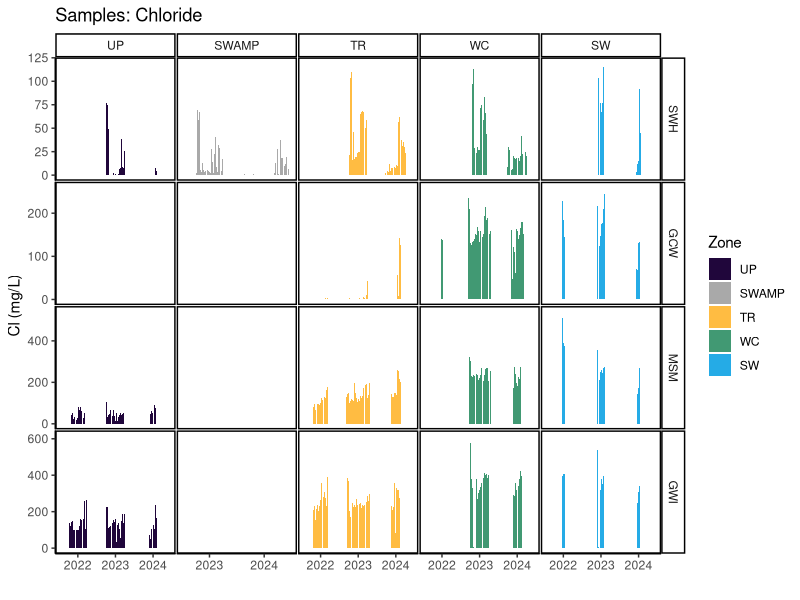
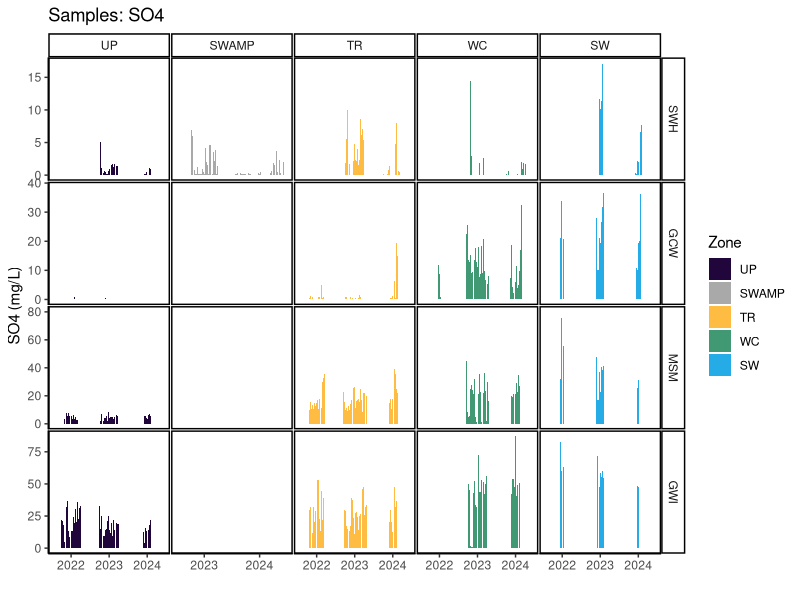
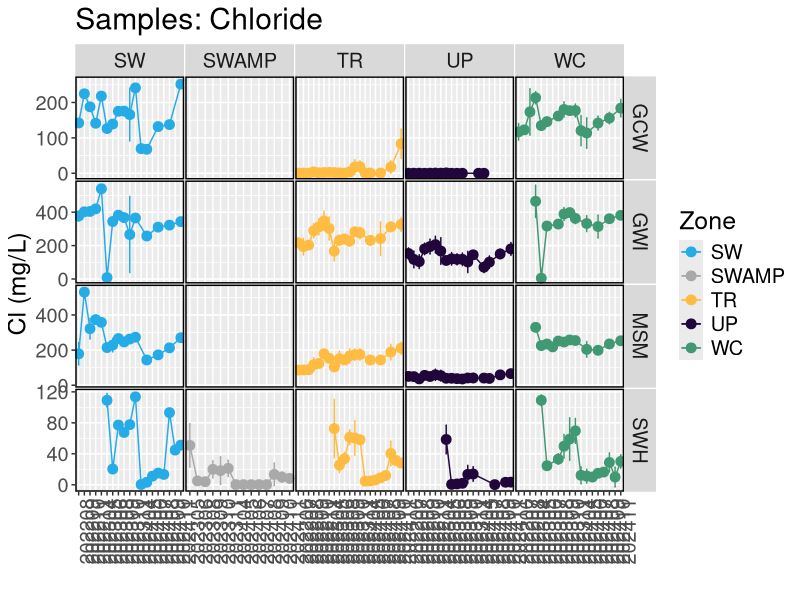
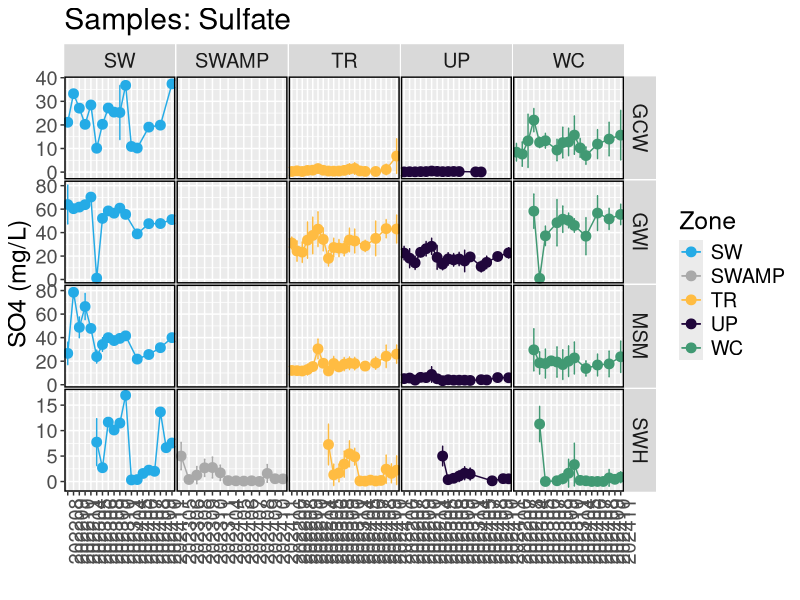

Reproduce these figures in R, in order.
## ---- chunk 1
library(dplyr)
library(ggplot2)
library(ggpubr)
library(stringr)
library(readxl)
library(tidyr)
library(tibble)
library(openxlsx)
## ---- chunk 2

#read in 2022 Dionex Data:
dat22 <- read.csv("2022/COMPASS_SynopticCB_SO4_Cl_2022.csv")
# head(dat22)

#read in 2023 Dionex Data:
dat23 <- read.csv("2023/COMPASS_SynopticCB_SO4_Cl_2023.csv")
# head(dat23)

#read in 2024 Dionex Data:
dat24 <- read.csv("2024/COMPASS_SynopticCB_SO4_Cl_2024.csv")
# head(dat24)

all_dat <- rbind(dat22, dat23, dat24)

all_dat <- all_dat %>%
  select(
    Project, Region, Sample_ID, Year, Month, Day, Time, Time_Zone,
    Site, Zone, Replicate, Depth_cm, 
    SO4_Conc_mM, SO4_Conc_flag, SO4_QAQC_flag, Cl_Conc_mM, Cl_Conc_flag, Cl_QAQC_flag, salinity,
    Analysis_rundate,  Run_notes, Field_notes
        # list columns in the order you want them
  )

## ---- chunk 3

#pull the column names from the all_dat dataframe and create a new dataframe with them 
metadat <- data.frame(Column_Names = colnames(all_dat))
metadat

metadat$Description <- ""
metadat$Units <- ""
metadat$Instrument_ifapplicable <- ""

#add information about each line: 

metadat$Description <- c("Project name", 
                         "Region samples originated from: CB = Chesapeake Bay",
                         "Sample identifier used in laboratory and field", 
                         "Year (YYYY) of sample collection", 
                         "Month (#) of sample collection",
                         "Day (#) of sample collection",
                         "Time (HH:MM) of sample collection",
                         "Time Zone of sample collection",
                         "Name of sampling transect location (GCW, SWH, MSM, GWI), see dataset locations for coordinates", 
                         "Zone within space-for-time transect (UP=Upland, SWAMP=Swamp, TR=Transition, WC=Wetland Control, SW=Surface Water)",
                         "Lysimeter or sample replicate id (A-C)", 
                         "Depth in centimeters from which water sample was taken", 
                         "Sulfate concentration in mM", 
                         "Sulfate concentration flag base on standard curve (bdl=below detection limit (0), adl=above detection limit (highest   
                         standard), Within_Range=within detection range)", 
                         "Sulfate QAQC Flags generated during checks of standards, blanks, dups, and spks", 
                         "Chloride concentration in mM", 
                         "Chloride concentration flag base on standard curve (bdl=below detection limit (0), adl=above detection limit (highest   
                         standard), Within_Range=within detection range)", 
                         "Chloride QAQC Flags generated during checks of standards, blanks, dups, and spks", 
                         "Salinity calculated using the Knudsen equation: Salinity=((1.807*(Chloride ppm)+0.026)/1000", 
                         "The date that samples were run on the Dionex IC", 
                         "Any notes generated during QAQC", 
                         "Notes generated during field sample collection")

metadat$Units <-       c("NA", 
                         "NA",
                         "NA", 
                         "NA",
                         "NA",
                         "NA", 
                         "NA",
                         "NA", 
                         "NA", 
                         "NA",
                         "NA", 
                         "cm",
                         "mM", 
                         "NA", 
                         "NA", 
                         "mM", 
                         "NA", 
                         "NA", 
                         "ppt", 
                         "NA", 
                         "NA",
                         "NA")

metadat$Instrument_ifapplicable <-  
  
                       c("NA", 
                         "NA",
                         "NA", 
                         "NA",
                         "NA",
                         "NA", 
                         "NA",
                         "NA", 
                         "NA", 
                         "NA",
                         "NA", 
                         "NA",
                         "Dionex Integrion HPIC (Thermo Fisher)", 
                         "NA", 
                         "NA", 
                         "Dionex Integrion HPIC (Thermo Fisher)", 
                         "NA", 
                         "NA", 
                         "NA", 
                         "NA", 
                         "NA",
                         "NA")


## ---- chunk 4

#write out a csv of all the data to the main folder: 
write.csv(all_dat, "COMPASS_SynopticCB_Dionex_AllData.csv")


#write out a csv of the metadata associated with the data: 
write.csv(metadat, "COMPASS_SynopticCB_Dionex_Metadata.csv")

## ---- chunk 5

#Plot samples to get a first look at concentrations (sanity check)
data_plotting <- all_dat

#Order by Zone from Upland to Surface Water
data_plotting$Zone = factor(data_plotting$Zone, levels = c("UP", "SWAMP", "TR", "WC", "SW"))
data_plotting <- data_plotting[order(data_plotting$Zone), ]

#Order by Site from SWH, GCW, MSM, GWI order, which is oligohaline to polyhaline
data_plotting$Site = factor(data_plotting$Site, levels = c("SWH", "GCW", "MSM", "GWI"))
data_plotting <- data_plotting[order(data_plotting$Site), ]

#Order by Year from 2022-2024
data_plotting$Site = factor(data_plotting$Site, levels = c("SWH", "GCW", "MSM", "GWI"))
data_plotting <- data_plotting[order(data_plotting$Site), ]

#group the data for plotting
data_plotting <- data_plotting %>%
  group_by(Site, Zone) %>%
  mutate(row_num = factor(row_number())) %>%  # create row_num as factor per group
  ungroup()

data_plotting$Date <- as.Date(paste(data_plotting$Year, data_plotting$Month, data_plotting$Day, sep = "-"))


#Plot data and change colors based on Zone:
viz_cl_plot <- ggplot(data_plotting, aes(x = as.character(Year), y = Cl_Conc_mM, fill = Zone)) +
  geom_bar(stat = "identity", position = position_dodge2(preserve = "single")) +
  facet_grid(Site ~ Zone, scales="free") +
  scale_fill_manual(values = c(
    "UP" = "#20063B",
    "TR" = "#FFBC42",
    "SWAMP" = "darkgrey",
    "WC" = "#419973",
    "SW" = "#25ABE6"
  )) +
  theme_classic() +
  labs(x = " ", y = "Cl (mg/L)", title = "Samples: Chloride") +
  theme(
    panel.spacing = unit(.05, "lines"), 
    panel.border = element_rect(color = "black", fill = NA, linewidth = 1)) 

viz_cl_plot


viz_so4_plot <-  ggplot(data_plotting, aes(x = as.character(Year), y = SO4_Conc_mM, fill = Zone)) +
  geom_bar(stat = "identity", position = position_dodge2(preserve = "single")) +
  facet_grid(Site ~ Zone, scales="free") +
  scale_fill_manual(values = c(
    "UP" = "#20063B",
    "TR" = "#FFBC42",
    "SWAMP" = "darkgrey",
    "WC" = "#419973",
    "SW" = "#25ABE6"
  )) +
  theme_classic() +
  labs(x = " ", y = "SO4 (mg/L)", title = "Samples: SO4") +
  theme(
    panel.spacing = unit(.05, "lines"), 
    panel.border = element_rect(color = "black", fill = NA, linewidth = 1))

viz_so4_plot

# ggarrange(viz_cl_plot, viz_so4_plot, nrow=2, ncol=1)


## ---- chunk 6

##Make Date Column with just Year and Month for Sample ID
all_dat_dates <- all_dat %>%
  mutate(
    YearMonth = if_else(
      Month < 10,
      # Modify the string:
      YearMonth <- paste(all_dat$Year, all_dat$Month, sep = "0"), 
      YearMonth <- paste0(all_dat$Year, all_dat$Month), 
    )
  )

##Summarize SO4 and Cl by Date, Site, and Zone
Dionex_avg <- all_dat_dates %>%
  group_by(Month, Year, Site, Zone) %>%
   dplyr::summarize(mean_SO4 = mean(SO4_Conc_mM, na.rm=TRUE), 
            sd_SO4 = sd(SO4_Conc_mM, na.rm=TRUE), 
            mean_Cl = mean(Cl_Conc_mM, na.rm=TRUE), 
            sd_Cl = sd(Cl_Conc_mM, na.rm=TRUE), 
            YearMonth = first(YearMonth))


viz_cl_plot_avgs <- ggplot(Dionex_avg, aes(x = YearMonth, y = mean_Cl, color = Zone, group = Zone)) +
  geom_point(size = 3) + 
  geom_errorbar(aes(ymin = mean_Cl - sd_Cl, ymax = mean_Cl + sd_Cl), width = 0.2) + 
  geom_line() + 
  facet_grid(Site ~ Zone, scales="free") +
  scale_color_manual(values = c(
    "UP" = "#20063B",
    "TR" = "#FFBC42",
    "SWAMP" = "darkgrey",
    "WC" = "#419973",
    "SW" = "#25ABE6"
  )) +
  # theme_classic() +
  labs(x = " ", y = "Cl (mg/L)", title = "Samples: Chloride") +
  theme(
    panel.spacing = unit(.05, "lines"), 
    panel.border = element_rect(color = "black", fill = NA, linewidth = 1)) +
  theme(axis.text.x = element_text(angle = 90, hjust = 0.5))+ 
  theme(text = element_text(size = 18))

viz_cl_plot_avgs


viz_so4_plot_avgs <- ggplot(Dionex_avg, aes(x = YearMonth, y = mean_SO4, color = Zone, group = Zone)) +
  geom_point(size = 3) + 
  geom_errorbar(aes(ymin = mean_SO4 - sd_SO4, ymax = mean_SO4 + sd_SO4), width = 0.2) + 
  geom_line() + 
  facet_grid(Site ~ Zone, scales="free") +
  scale_color_manual(values = c(
    "UP" = "#20063B",
    "TR" = "#FFBC42",
    "SWAMP" = "darkgrey",
    "WC" = "#419973",
    "SW" = "#25ABE6"
  )) +
  # theme_classic() +
  labs(x = " ", y = "SO4 (mg/L)", title = "Samples: Sulfate") +
  theme(
    panel.spacing = unit(.05, "lines"), 
    panel.border = element_rect(color = "black", fill = NA, linewidth = 1)) +
  theme(axis.text.x = element_text(angle = 90, hjust = 0.5))+ 
  theme(text = element_text(size = 18))

viz_so4_plot_avgs
# ggarrange(viz_cl_plot, viz_so4_plot, nrow=2, ncol=1)

